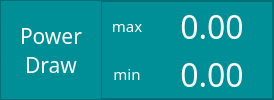
                              <widget class="QFrame" name="frame_13">
                               <property name="minimumSize">
                                <size>
                                 <width>100</width>
                                 <height>80</height>
                                </size>
                               </property>
                               <property name="styleSheet">
                                <string notr="true">background-color: #008F96;</string>
                               </property>
                               <property name="frameShape">
                                <enum>QFrame::StyledPanel</enum>
                               </property>
                               <property name="frameShadow">
                                <enum>QFrame::Raised</enum>
                               </property>
                               <layout class="QHBoxLayout" name="horizontalLayout_10">
                                <property name="spacing">
                                 <number>0</number>
                                </property>
                                <property name="leftMargin">
                                 <number>0</number>
                                </property>
                                <property name="topMargin">
                                 <number>0</number>
                                </property>
                                <property name="rightMargin">
                                 <number>0</number>
                                </property>
                                <property name="bottomMargin">
                                 <number>0</number>
                                </property>
                                <item>
                                 <widget class="QLabel" name="label_36">
                                  <property name="minimumSize">
                                   <size>
                                    <width>100</width>
                                    <height>0</height>
                                   </size>
                                  </property>
                                  <property name="font">
                                   <font>
                                    <family>Berlin Sans FB</family>
                                    <pointsize>16</pointsize>
                                   </font>
                                  </property>
                                  <property name="styleSheet">
                                   <string notr="true">color : white;</string>
                                  </property>
                                  <property name="text">
                                   <string>Power
Draw</string>
                                  </property>
                                  <property name="alignment">
                                   <set>Qt::AlignCenter</set>
                                  </property>
                                 </widget>
                                </item>
                                <item>
                                 <widget class="QFrame" name="frame_15">
                                  <property name="minimumSize">
                                   <size>
                                    <width>100</width>
                                    <height>50</height>
                                   </size>
                                  </property>
                                  <property name="styleSheet">
                                   <string notr="true">background-color: #008F96;</string>
                                  </property>
                                  <property name="frameShape">
                                   <enum>QFrame::StyledPanel</enum>
                                  </property>
                                  <property name="frameShadow">
                                   <enum>QFrame::Raised</enum>
                                  </property>
                                  <layout class="QGridLayout" name="gridLayout_14">
                                   <property name="leftMargin">
                                    <number>0</number>
                                   </property>
                                   <property name="topMargin">
                                    <number>0</number>
                                   </property>
                                   <property name="rightMargin">
                                    <number>0</number>
                                   </property>
                                   <property name="bottomMargin">
                                    <number>0</number>
                                   </property>
                                   <property name="spacing">
                                    <number>0</number>
                                   </property>
                                   <item row="1" column="1">
                                    <widget class="QLabel" name="labelMinWatt">
                                     <property name="minimumSize">
                                      <size>
                                       <width>120</width>
                                       <height>0</height>
                                      </size>
                                     </property>
                                     <property name="font">
                                      <font>
                                       <family>Berlin Sans FB</family>
                                       <pointsize>24</pointsize>
                                      </font>
                                     </property>
                                     <property name="styleSheet">
                                      <string notr="true">color : white;</string>
                                     </property>
                                     <property name="text">
                                      <string>0.00</string>
                                     </property>
                                     <property name="alignment">
                                      <set>Qt::AlignCenter</set>
                                     </property>
                                    </widget>
                                   </item>
                                   <item row="0" column="1">
                                    <widget class="QLabel" name="labelMaxWatt">
                                     <property name="minimumSize">
                                      <size>
                                       <width>120</width>
                                       <height>0</height>
                                      </size>
                                     </property>
                                     <property name="font">
                                      <font>
                                       <family>Berlin Sans FB</family>
                                       <pointsize>24</pointsize>
                                      </font>
                                     </property>
                                     <property name="styleSheet">
                                      <string notr="true">color : white;</string>
                                     </property>
                                     <property name="text">
                                      <string>0.00</string>
                                     </property>
                                     <property name="alignment">
                                      <set>Qt::AlignCenter</set>
                                     </property>
                                    </widget>
                                   </item>
                                   <item row="0" column="0">
                                    <widget class="QLabel" name="label_54">
                                     <property name="minimumSize">
                                      <size>
                                       <width>50</width>
                                       <height>0</height>
                                      </size>
                                     </property>
                                     <property name="font">
                                      <font>
                                       <family>Berlin Sans FB</family>
                                       <pointsize>11</pointsize>
                                      </font>
                                     </property>
                                     <property name="styleSheet">
                                      <string notr="true">color : white;</string>
                                     </property>
                                     <property name="text">
                                      <string>max</string>
                                     </property>
                                     <property name="alignment">
                                      <set>Qt::AlignCenter</set>
                                     </property>
                                    </widget>
                                   </item>
                                   <item row="1" column="0">
                                    <widget class="QLabel" name="label_55">
                                     <property name="minimumSize">
                                      <size>
                                       <width>50</width>
                                       <height>0</height>
                                      </size>
                                     </property>
                                     <property name="font">
                                      <font>
                                       <family>Berlin Sans FB</family>
                                       <pointsize>11</pointsize>
                                      </font>
                                     </property>
                                     <property name="styleSheet">
                                      <string notr="true">color : white;</string>
                                     </property>
                                     <property name="text">
                                      <string>min</string>
                                     </property>
                                     <property name="alignment">
                                      <set>Qt::AlignCenter</set>
                                     </property>
                                    </widget>
                                   </item>
                                  </layout>
                                 </widget>
                                </item>
                               </layout>
                              </widget>
